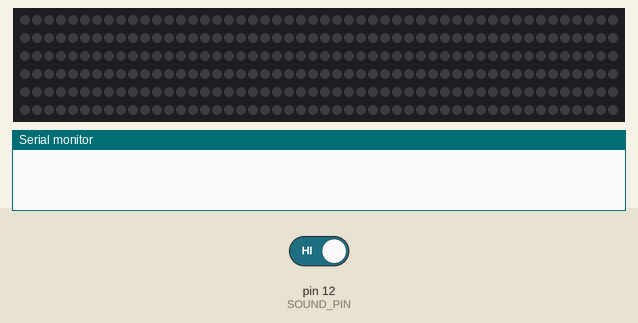
Recording of a sketch running on a simulated Arduino Uno, built with avr-gcc and run on an emulated ATmega328P. On the bench: 300 RGB LEDs in strip order, left to right, continuing on the next row, the last lines printed to the serial monitor. The test bench sets the inputs (shaded band); at power-on: pin 12 (SOUND_PIN) HIGH.

Above: at 1.2 s.
1.3 s: pin 12 (SOUND_PIN) driven LOW
At 1.7 s:
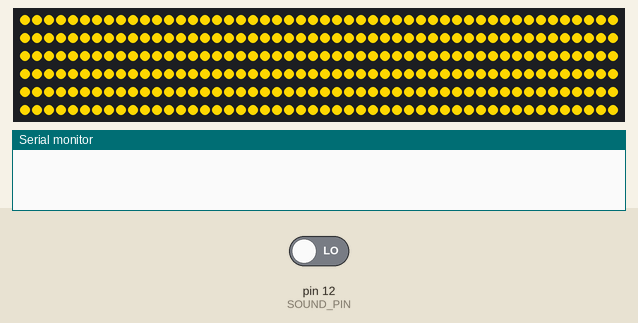
2.8 s: pin 12 (SOUND_PIN) driven HIGH
At 5.3 s:
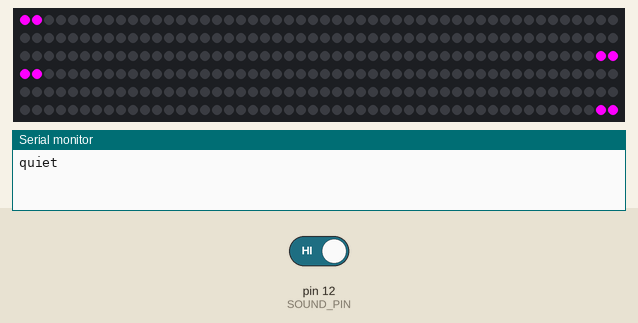
Timing chart, 0 to 6.8 s (numbered marks = the images above; inputs shaded):
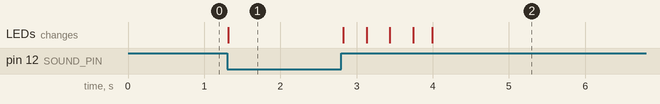

Measured:
- after the input at 1.3 s, the LEDs: change at once (image 1)
- after the input at 2.8 s, the LEDs: first change at once (image 2 shows a later state)

The sketch:

drumkit.ino
```cpp
/*
  Bunches of definitions for the WS2812 Breakout Board example code

*/

// These are for the cascade function
#define TOP_DOWN 0
#define DOWN_TOP 1

/* A world of colors to set your LED to
  Standard HTML Color Codes sorted by Hex Value
    to see the colors in action, check out:
   http://www.w3schools.com/html/html_colorvalues.asp */

#define BLACK      0x000000
#define NAVY      0x000080
#define DARKBLUE    0x00008B
#define MEDIUMBLUE    0x0000CD
#define BLUE      0x0000FF
#define DARKGREEN   0x006400
#define GREEN     0x008000
#define TEAL      0x008080
#define DARKCYAN    0x008B8B
#define DEEPSKYBLUE   0x00BFFF
#define DARKTURQUOISE   0x00CED1
#define MEDIUMSPRINGGREEN 0x00FA9A
#define LIME      0x00FF00
#define SPRINGGREEN   0x00FF7F
#define AQUA      0x00FFFF
#define CYAN      0x00FFFF
#define MIDNIGHTBLUE    0x191970
#define DODGERBLUE    0x1E90FF
#define LIGHTSEAGREEN   0x20B2AA
#define FORESTGREEN   0x228B22
#define SEAGREEN    0x2E8B57
#define DARKSLATEGRAY   0x2F4F4F
#define LIMEGREEN   0x32CD32
#define MEDIUMSEAGREEN    0x3CB371
#define TURQUOISE   0x40E0D0
#define ROYALBLUE   0x4169E1
#define STEELBLUE   0x4682B4
#define DARKSLATEBLUE   0x483D8B
#define MEDIUMTURQUOISE   0x48D1CC
#define INDIGO      0x4B0082
#define DARKOLIVEGREEN    0x556B2F
#define CADETBLUE   0x5F9EA0
#define CORNFLOWERBLUE    0x6495ED
#define MEDIUMAQUAMARINE  0x66CDAA
#define DIMGRAY     0x696969
#define SLATEBLUE   0x6A5ACD
#define OLIVEDRAB   0x6B8E23
#define SLATEGRAY   0x708090
#define LIGHTSLATEGRAY    0x778899
#define MEDIUMSLATEBLUE   0x7B68EE
#define LAWNGREEN   0x7CFC00
#define CHARTREUSE    0x7FFF00
#define AQUAMARINE    0x7FFFD4
#define MAROON      0x800000
#define PURPLE      0x800080
#define OLIVE     0x808000
#define GRAY      0x808080
#define SKYBLUE     0x87CEEB
#define LIGHTSKYBLUE    0x87CEFA
#define BLUEVIOLET    0x8A2BE2
#define DARKRED     0x8B0000
#define DARKMAGENTA   0x8B008B
#define SADDLEBROWN   0x8B4513
#define DARKSEAGREEN    0x8FBC8F
#define LIGHTGREEN    0x90EE90
#define MEDIUMPURPLE    0x9370DB
#define DARKVIOLET    0x9400D3
#define PALEGREEN   0x98FB98
#define DARKORCHID    0x9932CC
#define YELLOWGREEN   0x9ACD32
#define SIENNA      0xA0522D
#define BROWN     0xA52A2A
#define DARKGRAY    0xA9A9A9
#define LIGHTBLUE   0xADD8E6
#define GREENYELLOW   0xADFF2F
#define PALETURQUOISE         0xAFEEEE
#define LIGHTSTEELBLUE    0xB0C4DE
#define POWDERBLUE    0xB0E0E6
#define FIREBRICK   0xB22222
#define DARKGOLDENROD   0xB8860B
#define MEDIUMORCHID    0xBA55D3
#define ROSYBROWN   0xBC8F8F
#define DARKKHAKI   0xBDB76B
#define SILVER      0xC0C0C0
#define MEDIUMVIOLETRED         0xC71585
#define INDIANRED     0xCD5C5C
#define PERU      0xCD853F
#define CHOCOLATE   0xD2691E
#define TAN     0xD2B48C
#define LIGHTGRAY   0xD3D3D3
#define THISTLE     0xD8BFD8
#define ORCHID      0xDA70D6
#define GOLDENROD   0xDAA520
#define PALEVIOLETRED   0xDB7093
#define CRIMSON     0xDC143C
#define GAINSBORO   0xDCDCDC
#define PLUM      0xDDA0DD
#define BURLYWOOD   0xDEB887
#define LIGHTCYAN   0xE0FFFF
#define LAVENDER    0xE6E6FA
#define DARKSALMON    0xE9967A
#define VIOLET      0xEE82EE
#define PALEGOLDENROD   0xEEE8AA
#define LIGHTCORAL    0xF08080
#define KHAKI     0xF0E68C
#define ALICEBLUE   0xF0F8FF
#define HONEYDEW    0xF0FFF0
#define AZURE     0xF0FFFF
#define SANDYBROWN    0xF4A460
#define WHEAT     0xF5DEB3
#define BEIGE     0xF5F5DC
#define WHITESMOKE    0xF5F5F5
#define MINTCREAM   0xF5FFFA
#define GHOSTWHITE    0xF8F8FF
#define SALMON      0xFA8072
#define ANTIQUEWHITE    0xFAEBD7
#define LINEN     0xFAF0E6
#define LIGHTGOLDENRODYELLOW  0xFAFAD2
#define OLDLACE     0xFDF5E6
#define RED     0xFF0000
#define FUCHSIA     0xFF00FF
#define MAGENTA     0xFF00FF
#define DEEPPINK    0xFF1493
#define ORANGERED   0xFF4500
#define TOMATO      0xFF6347
#define HOTPINK     0xFF69B4
#define CORAL     0xFF7F50
#define DARKORANGE    0xFF8C00
#define LIGHTSALMON   0xFFA07A
#define ORANGE      0xFFA500
#define LIGHTPINK   0xFFB6C1
#define PINK      0xFFC0CB
#define GOLD      0xFFD700
#define PEACHPUFF   0xFFDAB9
#define NAVAJOWHITE   0xFFDEAD
#define MOCCASIN    0xFFE4B5
#define BISQUE      0xFFE4C4
#define MISTYROSE   0xFFE4E1
#define BLANCHEDALMOND    0xFFEBCD
#define PAPAYAWHIP    0xFFEFD5
#define LAVENDERBLUSH   0xFFF0F5
#define SEASHELL    0xFFF5EE
#define CORNSILK    0xFFF8DC
#define LEMONCHIFFON    0xFFFACD
#define FLORALWHITE   0xFFFAF0
#define SNOW      0xFFFAFA
#define YELLOW      0xFFFF00
#define LIGHTYELLOW   0xFFFFE0
#define IVORY     0xFFFFF0
#define WHITE     0xFFFFFF

#include <Adafruit_NeoPixel.h>

#define SOUND_PIN 12
#define LED_PIN 13
#define LED_COUNT 60 * 5
#define STRIP_COUNT 1
#define ANIMATION_STRIP_LEN 20

Adafruit_NeoPixel strips[STRIP_COUNT] = {
  Adafruit_NeoPixel(LED_COUNT, 13, NEO_GRB + NEO_KHZ800)
};

boolean lights[LED_COUNT];

int soundValue    = HIGH;
boolean bSound    = false;
int soundTime     = 10; // Number of milli seconds to keep the sound alarm high
unsigned long lastSoundTime;
boolean animate   = false;

void setup () {
  Serial.begin(9600);
  pinMode (SOUND_PIN, INPUT) ;
  for (int i = 0; i < STRIP_COUNT; i++)
  {
    strips[i].begin();
    strips[i].show();
  }
}

void loop ()
{
  soundValue = digitalRead (SOUND_PIN) ;
  if (soundValue == LOW)
  {
    lastSoundTime = millis(); // record the time of the sound alarm
    if (!bSound) {
      pulse(GOLD); // Someone just hit the drum
      animate = false;
      bSound = true;
      return;
    }
  }
  else if ( (millis() - lastSoundTime) > soundTime && bSound) {
    Serial.println("quiet");
    //cylon(MEDIUMSPRINGGREEN, 1);
    animate = true;
    bSound = false;
  }

  tick(FUCHSIA);
}

/**

   Continues the animation
*/
void tick(unsigned long color)
{
  if (!animate) {
    return;
  }

  byte r = (color & 0xFF0000) >> 16;
  byte g = (color & 0x00FF00) >> 8;
  byte b = (color & 0x0000FF);

  int middle = LED_COUNT / 2;
  int step = 2;

  //
  // TODO : refactor
  //
  for (int i = 0; i < STRIP_COUNT; i++)
  {
    for (int j = LED_COUNT - 1; j >= middle; j--)
    {
      if (lights[j - step] == true) {
        lights[j] = true;
        lights[j - step] = false;
      }
      if (lights[j]) {
        strips[i].setPixelColor(j, r, g, b);
      } else {
        strips[i].setPixelColor(j, 0, 0, 0);
      }
    }

    for (int j = 0; j < middle; j++)
    {
      if (lights[j + step] == true) {
        lights[j] = true;
        lights[j + step] = false;
      }
      if (lights[j]) {
        strips[i].setPixelColor(j, r, g, b);
      } else {
        strips[i].setPixelColor(j, 0, 0, 0);
      }
    }
    strips[i].show();
  }
}

/**

   Makes all the lights blink at the same time
*/
void pulse(unsigned long color)
{
  byte red = (color & 0xFF0000) >> 16;
  byte green = (color & 0x00FF00) >> 8;
  byte blue = (color & 0x0000FF);

  for (int i = 0; i < STRIP_COUNT; i++)
  {
    for (int j = 0; j < LED_COUNT; j++)
    {
      strips[i].setPixelColor(j, red, green, blue);
    }
    strips[i].show();
  }

  int start = LED_COUNT / 2 - ANIMATION_STRIP_LEN / 2;

  for (int i = 0; i < ANIMATION_STRIP_LEN; i++) {
    lights[start + i] = true;
  }
}
```
